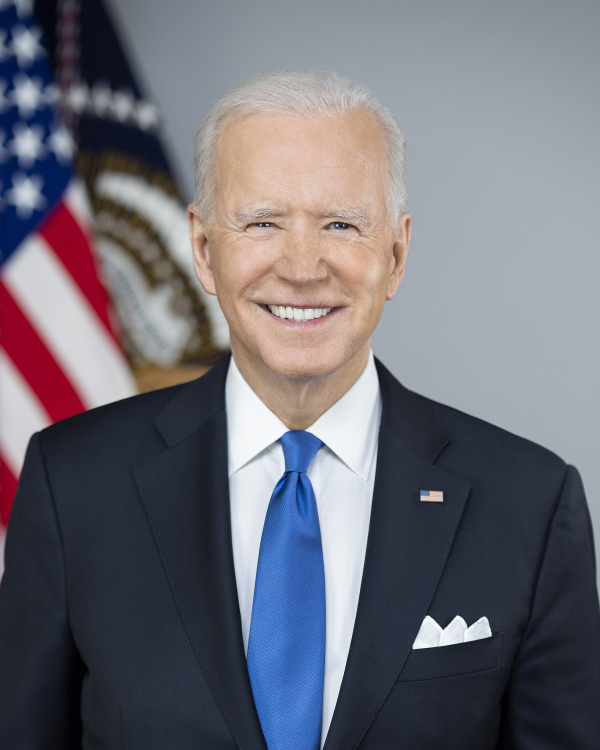
#> input picture imgs/Joe_Biden_presidential_portrait.jpg, 1200 x 1500 px, found by its file name (shown at 1/2 size)
$ python crop_resize_normalize_bgr2rgb_hwc2chw.py
#> lines starting #> are read from the running program, lines starting #| are printed output that depends on the picture; long printed decimals are rounded
# OpenCV implementation of crop、resize、normalize、bgr2rgb and hwc2chw

import os
import shutil
import numpy as np
import cv2


def crop_yolo_resized_with_affine_transform(src_img, roi_xywh, des_width, des_height, isFixResize=True, isSymmetryPad=False):

    '''
    image roi:
    -----------------------------------
    -----------------------------------
    ----(x0,y0)*************(x1,y1)----
    ----***************************----
    ----***************************----
    ----***************************----
    ----***************************----
    ----***************************----
    ----***************************----
    ----***************************----
    ----***************************----
    ----(x3,y3)************(x2,y2)-----
    -----------------------------------
    -----------------------------------
    '''
    src_points = [
            [roi_xywh[0], roi_xywh[1]],
            [roi_xywh[0] + roi_xywh[2], roi_xywh[1]],
            [roi_xywh[0] + roi_xywh[2], roi_xywh[1] + roi_xywh[3]]]
    src_points = np.array(src_points, dtype=np.float32)

    if isFixResize:
        roi_width = roi_xywh[2]
        roi_height = roi_xywh[3]

        scale_x = des_width / roi_width
        scale_y = des_height / roi_height
        scale = scale_x if scale_x < scale_y else scale_y

        src_new_width  = roi_width * scale
        src_new_height = roi_height * scale
        '''
        roi_height > roi_width                roi_height < roi_width
        ****************000000                ********************
        ****************000000                ********************
        ****************000000                ********************
        ****************000000                ********************
        ****************000000                ********************
        ****************000000                ********************
        ****************000000                ********************
        ****************000000                00000000000000000000
        ****************000000                00000000000000000000
        ****************000000                00000000000000000000
        '''
        x = 0
        y = 0
        if isSymmetryPad:
            '''
            roi_height > roi_width                roi_height < roi_width
            000****************000                00000000000000000000
            000****************000                00000000000000000000
            000****************000                ********************
            000****************000                ********************
            000****************000                ********************
            000****************000                ********************
            000****************000                ********************
            000****************000                ********************
            000****************000                00000000000000000000
            000****************000                00000000000000000000
            '''
            x = (des_width - src_new_width) / 2
            y = (des_height - src_new_height) / 2


        des_points = [[x, y], [x + src_new_width, y], [x + src_new_width, y + src_new_height]]
    else:
        des_points = [[0, 0], [des_width, 0], [des_width, des_height]]

    des_points = np.array(des_points, dtype=np.float32)

    M = cv2.getAffineTransform(src_points, des_points)
    print("Src pooints is : ", src_points)
    print("Dst pooints is : ", des_points)
    print("Transform matrix is : ", M)
    crop_and_yolo_resized_with_affine_transform = cv2.warpAffine(src_img, M, (des_width, des_height))

    return crop_and_yolo_resized_with_affine_transform


def crop_resized_normalize(img_path, des_size, isFixResize=True, isSymmetryPad=False, roi_xywh=None):
#> called with img_path = 'Joe_Biden_presidential_portrait.jpg', des_size = 640, isFixResize = False, isSymmetryPad = False
    img = cv2.imread(img_path)
#> img is the input picture: shape (1500, 1200, 3); mean B, G, R 118.4, 109, 109.8
    if roi_xywh is None:
        src_height, src_width = img.shape[:2]
#> src_height = 1500; src_width = 1200
        # xmin ymin xmax ymax
        roi_xywh = [0, 0, src_width, src_height]
#> roi_xywh = [0, 0, 1200, 1500]
    # /**********************warpAffine**********************/
    img_after_warpAffine = crop_yolo_resized_with_affine_transform(img, roi_xywh , des_size, des_size, isFixResize, isSymmetryPad)
#| Src pooints is :  [[   0.    0.]
#|  [1200.    0.]
#|  [1200. 1500.]]
#| Transform matrix is :  [[0.5333 0.         0.        ]
#|  [0.         0.4267 0.        ]]
#> in crop_yolo_resized_with_affine_transform, `crop_and_yolo_resized_with_affine_transform = cv2.warpAffine(src_img, ..`:
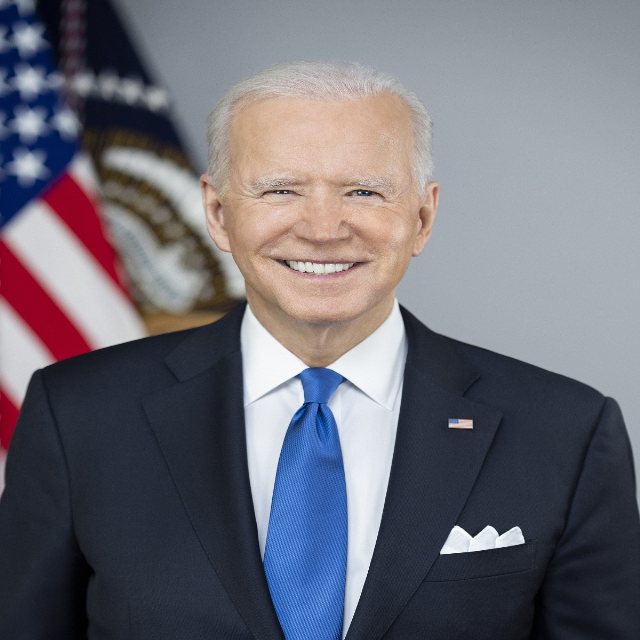
#> crop_and_yolo_resized_with_affine_transform: shape (640, 640, 3); mean B, G, R 118.4, 109.1, 109.8
    cv2.imwrite("img_after_warpAffine_with_python.jpg", img_after_warpAffine)

    # /**********************bgr2rgb*************************/
    img_after_bgr2rgb = img_after_warpAffine[:,:,::-1]
    cv2.imwrite("img_after_bgr2rgb_with_python.jpg", img_after_bgr2rgb)

    # /********************uint8 -> float********************/
    img_after_bgr2rgb_float = img_after_bgr2rgb.astype(np.float32)

    # /*********************(x - a) / b**********************/
    img_after_bgr2rgb_float_normalize = (img_after_bgr2rgb_float - 0) * 0.00392157

    # /**********************hwc2chw*************************/
    img_after_bgr2rgb_float_normalize_chw = img_after_bgr2rgb_float_normalize.transpose((2, 0, 1))
    # np.savetxt('img_after_bgr2rgb_float_normalize_chw_with_python.txt', img_after_bgr2rgb_float_normalize_chw.flatten(), fmt="%.5f")

def copy_image(des_size, isFixResize, isSymmetryPad, roi_xywh):
    root_dir = "py_des_size_%d_isFixResize_%d_isSymmetryPad_%d"%(des_size, isFixResize, isSymmetryPad)
    if roi_xywh is not None:
        root_dir += "_roi_xywh_%d_%d_%d_%d"%(roi_xywh[0], roi_xywh[1], roi_xywh[2], roi_xywh[3])
    os.makedirs(root_dir, exist_ok=True)
    shutil.move("img_after_warpAffine_with_python.jpg", root_dir)
    shutil.move("img_after_bgr2rgb_with_python.jpg", root_dir)


if __name__ == "__main__":
    img_path = "Joe_Biden_presidential_portrait.jpg" # face roi(xywh) is : [374, 132, 462, 624]
    des_size = 640

    isFixResize = False
    isSymmetryPad = False
    roi_xywh = None
    crop_resized_normalize(img_path, des_size, isFixResize, isSymmetryPad, roi_xywh)
    copy_image(des_size, isFixResize, isSymmetryPad, roi_xywh)

    isFixResize = True
    isSymmetryPad = False
    roi_xywh = None
    crop_resized_normalize(img_path, des_size, isFixResize, isSymmetryPad, roi_xywh)
#> call 2 of crop_yolo_resized_with_affine_transform, with des_width = 640, des_height = 640, isFixResize = True, isSymmetryPad = False
#| Src pooints is :  [[   0.    0.]
#|  [1200.    0.]
#|  [1200. 1500.]]
#| Dst pooints is :  [[  0.   0.]
#|  [512.   0.]
#|  [512. 640.]]
#| Transform matrix is :  [[0.4267 0.         0.        ]
#|  [0.         0.4267 0.        ]]
#> in crop_yolo_resized_with_affine_transform (call 2), `crop_and_yolo_resized_with_affine_transform = cv2.warpAffine(src_img, ..`:
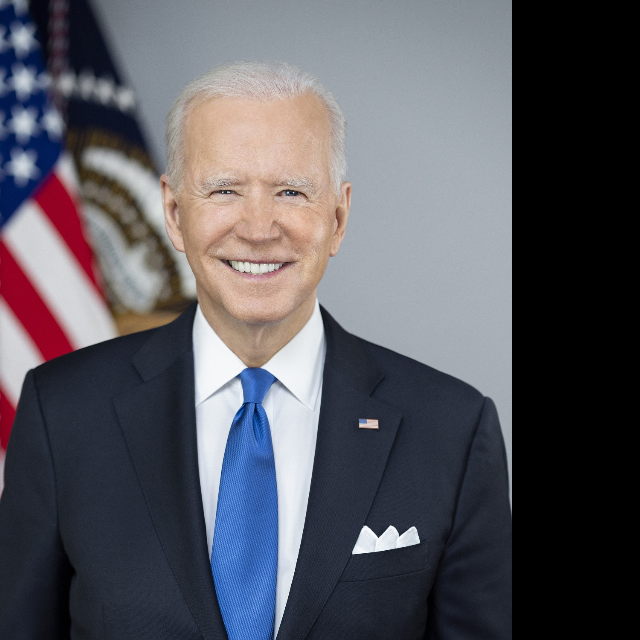
#> crop_and_yolo_resized_with_affine_transform: shape (640, 640, 3); mean B, G, R 94.7, 87.2, 87.8
    copy_image(des_size, isFixResize, isSymmetryPad, roi_xywh)

    isFixResize = True
    isSymmetryPad = True
    roi_xywh = None
    crop_resized_normalize(img_path, des_size, isFixResize, isSymmetryPad, roi_xywh)
#> call 3 of crop_yolo_resized_with_affine_transform, with des_width = 640, des_height = 640, isFixResize = True, isSymmetryPad = True
#| Src pooints is :  [[   0.    0.]
#|  [1200.    0.]
#|  [1200. 1500.]]
#| Dst pooints is :  [[ 64.   0.]
#|  [576.   0.]
#|  [576. 640.]]
#| Transform matrix is :  [[ 0.4267  0.         64.        ]
#|  [ 0.          0.4267  0.        ]]
#> in crop_yolo_resized_with_affine_transform (call 3), `crop_and_yolo_resized_with_affine_transform = cv2.warpAffine(src_img, ..`:
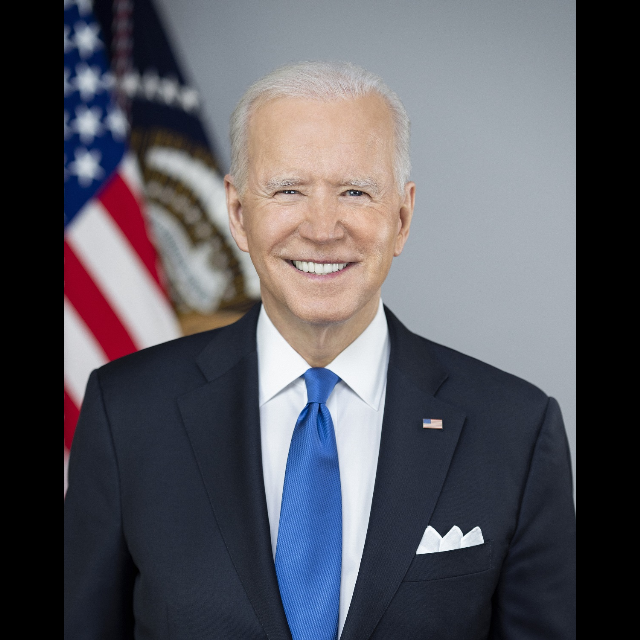
#> crop_and_yolo_resized_with_affine_transform: shape (640, 640, 3); mean B, G, R 94.7, 87.2, 87.8
    copy_image(des_size, isFixResize, isSymmetryPad, roi_xywh)

    isFixResize = False
    isSymmetryPad = False
    roi_xywh = [374, 132, 462, 624]
    crop_resized_normalize(img_path, des_size, isFixResize, isSymmetryPad, roi_xywh)
#> call 4 of crop_yolo_resized_with_affine_transform, with des_width = 640, des_height = 640, isFixResize = False, isSymmetryPad = False
#> in crop_yolo_resized_with_affine_transform (call 4), `crop_and_yolo_resized_with_affine_transform = cv2.warpAffine(src_img, ..`:
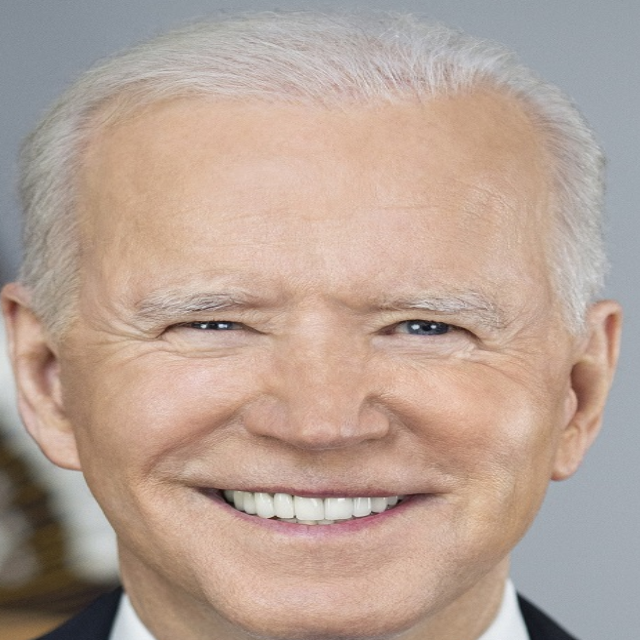
#> crop_and_yolo_resized_with_affine_transform: shape (640, 640, 3); mean B, G, R 149.7, 161.9, 183
    copy_image(des_size, isFixResize, isSymmetryPad, roi_xywh)

    isFixResize = True
    isSymmetryPad = False
    roi_xywh = [374, 132, 462, 624]
    crop_resized_normalize(img_path, des_size, isFixResize, isSymmetryPad, roi_xywh)
#> in crop_yolo_resized_with_affine_transform (call 5), `crop_and_yolo_resized_with_affine_transform = cv2.warpAffine(src_img, ..`:
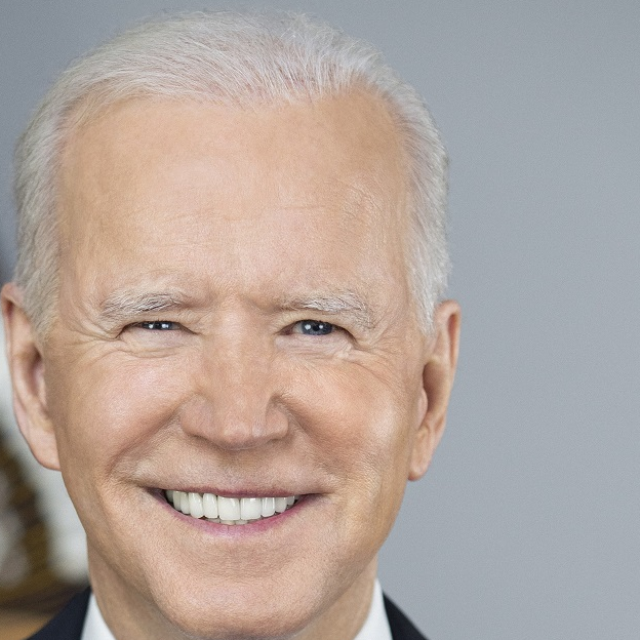
#> crop_and_yolo_resized_with_affine_transform: shape (640, 640, 3); mean B, G, R 157.1, 164.2, 177.8
    copy_image(des_size, isFixResize, isSymmetryPad, roi_xywh)

    isFixResize = True
    isSymmetryPad = True
    roi_xywh = [374, 132, 462, 624]
    crop_resized_normalize(img_path, des_size, isFixResize, isSymmetryPad, roi_xywh)
#> in crop_yolo_resized_with_affine_transform (call 6), `crop_and_yolo_resized_with_affine_transform = cv2.warpAffine(src_img, ..`:
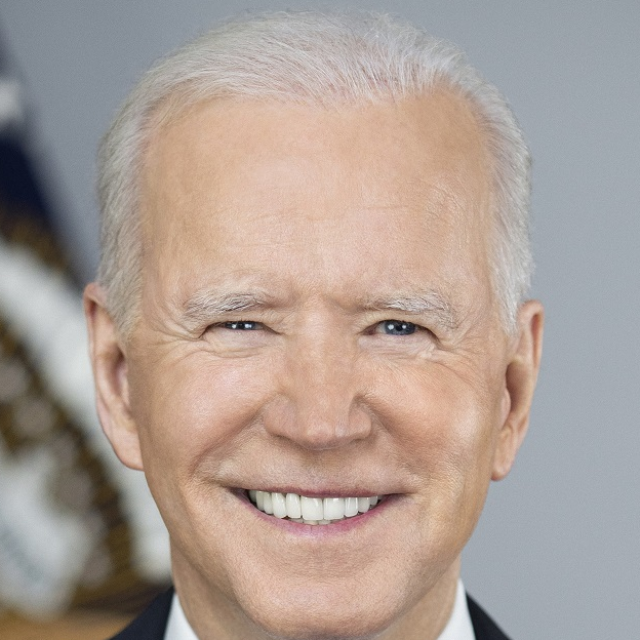
#> crop_and_yolo_resized_with_affine_transform: shape (640, 640, 3); mean B, G, R 149.8, 158, 172.6
    copy_image(des_size, isFixResize, isSymmetryPad, roi_xywh)
